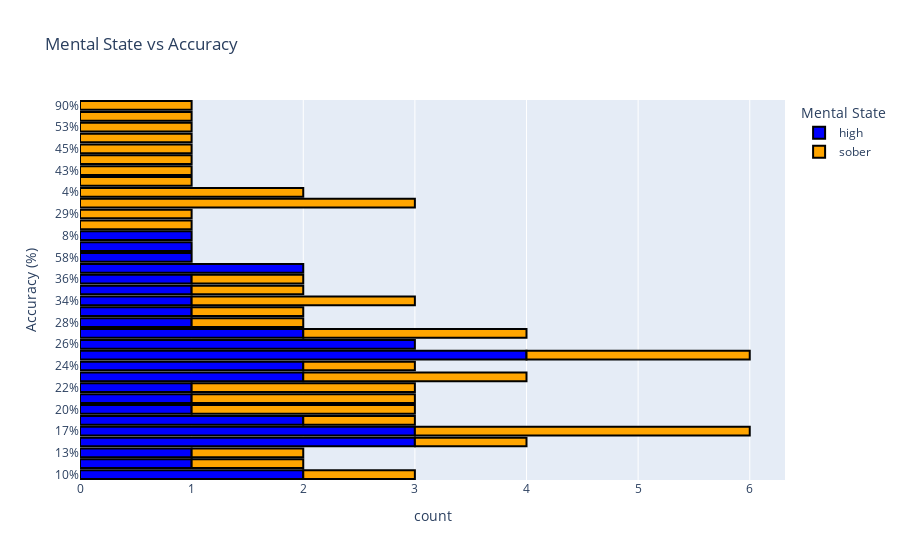

This figure's notebook cell:
### Code cell
fortnite.sort_values(by='Accuracy', inplace=True)

accuracyGraph = px.histogram(fortnite, y='Accuracy', color='Mental State', title='Mental State vs Accuracy', nbins=20, color_discrete_map={'sober': 'orange', 'high': 'blue'})
accuracyGraph.update_traces(marker_line_width=2, marker_line_color='black')
accuracyGraph.update_layout(yaxis_title='Accuracy (%)')
accuracyGraph.show()

### Figure 1 — Plotly figure (JSON) as saved in the notebook; plotly's stock layout.template omitted (floating-point values rounded to 4 significant figures)
{"data": [{"alignmentgroup": "True", "bingroup": "y", "hovertemplate": "Mental State=high<br>count=%{x}<br>Accuracy=%{y}<extra></extra>", "legendgroup": "high", "marker": {"color": "blue", "line": {"color": "black", "width": 2}, "pattern": {"shape": ""}}, "name": "high", "nbinsy": 20, "offsetgroup": "high", "orientation": "h", "showlegend": true, "type": "histogram", "xaxis": "x", "y": ["10%", "10%", "11%", "13%", "16%", "16%", "16%", "17%", "17%", "17%", "18%", "18%", "20%", "21%", "22%", "23%", "23%", "24%", "24%", "25%", "25%", "25%", "25%", "26%", "26%", "26%", "27%", "27%", "28%", "30%", "34%", "35%", "36%", "39%", "39%", "58%", "7%", "8%"], "yaxis": "y"}, {"alignmentgroup": "True", "bingroup": "y", "hovertemplate": "Mental State=sober<br>count=%{x}<br>Accuracy=%{y}<extra></extra>", "legendgroup": "sober", "marker": {"color": "orange", "line": {"color": "black", "width": 2}, "pattern": {"shape": ""}}, "name": "sober", "nbinsy": 20, "offsetgroup": "sober", "orientation": "h", "showlegend": true, "type": "histogram", "xaxis": "x", "y": ["10%", "11%", "12%", "13%", "16%", "17%", "17%", "17%", "18%", "20%", "20%", "21%", "21%", "22%", "22%", "23%", "23%", "24%", "25%", "25%", "27%", "27%", "28%", "29%", "30%", "34%", "34%", "35%", "36%", "38%", "38%", "38%", "4%", "4%", "42%", "43%", "44%", "45%", "46%", "53%", "6%", "90%"], "yaxis": "y"}], "layout": {"barmode": "relative", "legend": {"title": {"text": "Mental State"}, "tracegroupgap": 0}, "title": {"text": "Mental State vs Accuracy"}, "xaxis": {"anchor": "y", "domain": [0, 1], "title": {"text": "count"}}, "yaxis": {"anchor": "x", "domain": [0, 1], "title": {"text": "Accuracy (%)"}}}}
